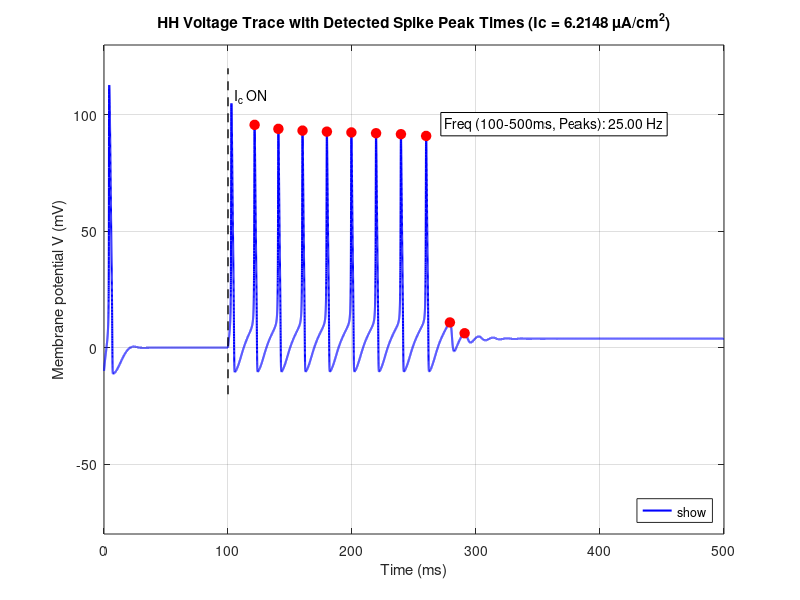

MATLAB code to generate this figure:
% Homework2: Problem1_b.m
% -------------------------------------------------------------------------
% Purpose:
% This script simulates the Hodgkin-Huxley model with a specific input
% current (Ic) and then implements methods to detect the precise timing (τ)
% of each action potential (spike). It compares two methods: peak detection
% and simple threshold crossing. Finally, it visualizes the detected spike
% times (using peak detection) on the voltage trace plot.
%
% Based on HW2Prob1_a_Verification.m
% -------------------------------------------------------------------------

clear; clc; close all; % start fresh

fprintf('--- Hodgkin-Huxley Spike Timing Detection Script ---\n');

%% === Model Parameters (Consistent with previous step) ===
g_max = [36, 120, 0.3];        % [gK_max, gNa_max, gLeak] (mS/cm^2)
E_rev = [-12, 115, 10.613];    % [EK, ENa, ELeak] (mV)
Cm = 1.0;                      % Membrane Capacitance (uF/cm^2)
gK_max = g_max(1); gNa_max = g_max(2); gLeak = g_max(3);
EK = E_rev(1); ENa = E_rev(2); ELeak = E_rev(3);

%% === Simulation Setup ===
dt = 0.01;                     % Simulation time step (ms)
t_start = 0;                   % Simulation start time (ms)
t_end = 500;                   % Simulation end time (ms)
time_vector = t_start:dt:t_end;% Vector of time points
stim_onset_time = 100;         % Stimulus onset time (ms)
stim_duration_sec = (t_end - stim_onset_time) / 1000; % Duration for rate calc (s)

%% === Input Current (Use the value verified previously) ===
Ic_value = 6.2148;             % Input current amplitude (uA/cm^2) - Verified to give ~25Hz

fprintf('Using Input Current: Ic = %.4f uA/cm^2\n', Ic_value);
fprintf('Simulation Time Span: [%.1f, %.1f] ms\n', t_start, t_end);
fprintf('Stimulus Applied From: %.1f ms onwards\n', stim_onset_time);
fprintf('--------------------------------------------------\n');

%% === Initial Neuron State ===
membrane_potential = -10.0;      % Initial V (mV)
gating_vars = [0, 0, 1];         % Initial [n, m, h]

%% === Simulation Data Storage ===
voltage_trace = zeros(size(time_vector)); % Array to store V(t)
time_index = 1;

%% === Run the Simulation ===
fprintf('Simulation running...\n');
tic; % Start timer

% Loop through each time step
for current_time = time_vector

    % --- 1. Determine External Input Current ---
    if current_time >= stim_onset_time
        external_current = Ic_value;
    else
        external_current = 0;
    end

    % --- 2. Calculate gating variable rate constants (alpha & beta) ---
    V = membrane_potential;
    alpha_rates = zeros(1,3); beta_rates = zeros(1,3);

    % Rate constants for n (K activation) - Handle V=10 singularity
    if abs(V - 10) < 1e-7, alpha_rates(1) = 0.1; else, alpha_rates(1) = (10-V) / (100 * (exp((10-V)/10) - 1)); end
    beta_rates(1) = 0.125 * exp(-V/80);

    % Rate constants for m (Na activation) - Handle V=25 singularity
    if abs(V - 25) < 1e-7, alpha_rates(2) = 1.0; else, alpha_rates(2) = (25-V) / (10 * (exp((25-V)/10) - 1)); end
    beta_rates(2) = 4 * exp(-V/18);

    % Rate constants for h (Na inactivation)
    alpha_rates(3) = 0.07 * exp(-V/20);
    beta_rates(3) = 1 / (exp((30-V)/10) + 1);

    % --- 3. Update Gating Variables (Exponential Euler) ---
    tau_gates = 1.0 ./ (alpha_rates + beta_rates + eps);
    x_inf_gates = alpha_rates .* tau_gates;
    gating_vars = gating_vars .* (1 - dt ./ tau_gates) + x_inf_gates .* (dt ./ tau_gates);
    gating_vars = max(0, min(1, gating_vars)); % Clamp [0, 1]
    n = gating_vars(1); m = gating_vars(2); h = gating_vars(3);

    % --- 4. Calculate Ionic Conductances ---
    gK = gK_max * n^4; gNa = gNa_max * m^3 * h; gL = gLeak;
    conductances = [gK, gNa, gL];

    % --- 5. Calculate Ionic Currents ---
    ionic_currents = conductances .* (V - E_rev); % [IK, INa, IL]

    % --- 6. Update Membrane Potential (Forward Euler) ---
    dV = (external_current - sum(ionic_currents)) / Cm;
    membrane_potential = V + dt * dV;

    % --- 7. Record Data ---
    voltage_trace(time_index) = membrane_potential;
    time_index = time_index + 1;

end % End simulation loop
simulation_duration = toc;
fprintf('Simulation finished in %.2f seconds.\n', simulation_duration);
fprintf('--------------------------------------------------\n');

%% === Spike Timing Detection ===
% Now that we have the full voltage_trace, we can analyze it to find spike times.

fprintf('Detecting spike times...\n');

% --- Method 1: Peak Detection (Our primary method) ---
% Definition: Spike time τ is the time when the voltage reaches its maximum
% value during an action potential.
% Approach:
% 1. Find upward crossings of a voltage threshold.
% 2. After a crossing, find the maximum voltage value before the voltage
%    starts significantly decreasing (e.g., drops below threshold or peak is passed).
% 3. Record the time corresponding to that maximum voltage.
% 4. Implement a refractory mechanism to avoid detecting the same spike multiple times.

spike_times_peak = [];       % Array to store spike times found by peak method
spike_indices_peak = [];     % Array to store corresponding indices
peak_voltages = [];          % Store the peak voltage values
spike_detection_threshold = 0; % Use 0 mV threshold
in_spike_peak = false;       % State flag: Are we currently above threshold looking for a peak?
current_peak_V = -Inf;       % Voltage of the peak found so far within the current spike
current_peak_idx = -1;       % Index of the peak found so far

% Find the index corresponding to the stimulus onset time
stim_onset_index = find(time_vector >= stim_onset_time, 1);

% Iterate through the voltage trace *after* stimulus onset
for i = stim_onset_index:length(voltage_trace)
    V_now = voltage_trace(i);
    V_prev = voltage_trace(i-1); % Need voltage from the previous step

    % Detect upward threshold crossing *if not already looking for a peak*
    if ~in_spike_peak && V_prev < spike_detection_threshold && V_now >= spike_detection_threshold
        in_spike_peak = true;       % Start looking for the peak of this spike
        current_peak_V = V_now;     % Initialize peak search
        current_peak_idx = i;
    end

    % If we are looking for a peak
    if in_spike_peak
        % If current voltage is higher than the peak found so far, update the peak
        if V_now > current_peak_V
            current_peak_V = V_now;
            current_peak_idx = i;
        % If voltage starts dropping significantly after finding a potential peak
      
        % A simple check is if V starts decreasing after having crossed the threshold.
        elseif V_now < V_prev && current_peak_idx ~= -1 % Check V starts decreasing and we found a potential peak idx
            % We passed the peak. Record the time of the *maximum* voltage found.
            spike_indices_peak(end+1) = current_peak_idx;
            spike_times_peak(end+1) = time_vector(current_peak_idx);
            peak_voltages(end+1) = current_peak_V;

            % Reset for the next spike - must go below threshold before finding another
            in_spike_peak = false;
            current_peak_V = -Inf;
            current_peak_idx = -1;
        end
    end

     % A condition to reset if V drops below threshold even if peak wasn't formally declared
     % this handles cases where spike might not fully repolarize quickly
     if in_spike_peak && V_now < spike_detection_threshold
           % If we were tracking a peak, record it now as voltage dropped below threshold
           if current_peak_idx ~= -1
               spike_indices_peak(end+1) = current_peak_idx;
               spike_times_peak(end+1) = time_vector(current_peak_idx);
               peak_voltages(end+1) = current_peak_V;
           end
           % Reset state
           in_spike_peak = false;
           current_peak_V = -Inf;
           current_peak_idx = -1;
     end

end

fprintf(' -> Method 1 (Peak Detection): Found %d spikes.\n', length(spike_times_peak));
% Display the first few detected peak times
if ~isempty(spike_times_peak)
    fprintf('    Spike times (τ_peak): %.2f', spike_times_peak(1));
    for k=2:min(5, length(spike_times_peak)) % Print up to first 5
        fprintf(', %.2f', spike_times_peak(k));
    end
    if length(spike_times_peak) > 5, fprintf('...'); end
    fprintf(' ms\n');
end


% --- Method 2: Simple Threshold Crossing (Alternative for comparison) ---
% Definition: Spike time τ is the time when the voltage first crosses a
% specific threshold value in the upward direction.
% Approach:
% 1. Iterate through the voltage trace.
% 2. Detect when V(i-1) < threshold and V(i) >= threshold.
% 3. Record the time t(i).
% 4. Implement a simple refractory state: don't detect another crossing
%    until the voltage has dropped below the threshold again.

spike_times_threshold = [];  % Array to store spike times
below_threshold = true;      % State flag: Is the voltage currently below threshold?

% Iterate through the voltage trace *after* stimulus onset
for i = stim_onset_index:length(voltage_trace)
    V_now = voltage_trace(i);
    V_prev = voltage_trace(i-1);

    % Detect upward crossing only if we were previously below threshold
    if below_threshold && V_prev < spike_detection_threshold && V_now >= spike_detection_threshold
        spike_times_threshold(end+1) = time_vector(i); % Record time of crossing
        below_threshold = false; % Now we are above threshold, ignore further crossings
    end

    % Reset the flag when voltage drops below threshold again
    if ~below_threshold && V_now < spike_detection_threshold
        below_threshold = true; % Ready to detect the next spike crossing
    end
end
fprintf(' -> Method 2 (Threshold Crossing): Found %d spikes.\n', length(spike_times_threshold));
% Display the first few detected threshold times
if ~isempty(spike_times_threshold)
    fprintf('    Spike times (τ_thresh): %.2f', spike_times_threshold(1));
    for k=2:min(5, length(spike_times_threshold)) % Print up to first 5
        fprintf(', %.2f', spike_times_threshold(k));
    end
    if length(spike_times_threshold) > 5, fprintf('...'); end
    fprintf(' ms\n');
end


%% === Discussion: Comparison of Methods ===
fprintf('--------------------------------------------------\n');
fprintf('Discussion: Spike Timing Detection Methods\n');
fprintf('1. Peak Detection:\n');
fprintf('   - Pros: Defines spike time based on a clear physiological event (max depolarization).\n');
fprintf('           Less sensitive to the exact value of the detection threshold.\n');
fprintf('           Often considered a more accurate representation of the spike event time.\n');
fprintf('   - Cons: More computationally complex (requires post-simulation analysis and search).\n');
fprintf('           Requires careful logic to identify the peak correctly and avoid double counting.\n');
fprintf('2. Simple Threshold Crossing:\n');
fprintf('   - Pros: Very simple and computationally fast (can be done during simulation).\n');
fprintf('   - Cons: Highly sensitive to the chosen threshold value (different threshold -> different τ).\n');
fprintf('           The time doesn''t correspond to a unique physiological point, just the start of the upswing.\n');
fprintf('           More susceptible to noise if threshold is set too low.\n');
fprintf('Conclusion: Peak detection is generally preferred for precise spike timing analysis,\n');
fprintf('            while threshold crossing is simpler for basic spike counting or triggering events.\n');
fprintf('            Note that τ_peak will always occur slightly *after* τ_threshold for the same spike.\n');
fprintf('--------------------------------------------------\n');

%% === Plotting Results with Spike Timings (Using Peak Detection) ===

figure; % Create a new figure window
plot(time_vector, voltage_trace, 'b-', 'LineWidth', 1.5, 'DisplayName', 'V(t)'); % Plot voltage trace
hold on; % Keep the plot active

% Check if any spikes were detected by the peak method
if ~isempty(spike_times_peak)
    % Plot markers at the *peak* of each detected spike
    plot(spike_times_peak, peak_voltages, 'ro', ...
         'MarkerFaceColor', 'r', ...
         'MarkerSize', 7, ...
         'DisplayName', 'Spike Peak Time (τ_{peak})');
else
    fprintf('No spike peaks detected for plotting.\n');
end

% Add visual aids: stimulus onset line and frequency text
ylim_current = ylim; % Get y-axis limits after plotting V(t)
plot([stim_onset_time stim_onset_time], ylim_current, 'k--', 'LineWidth', 1, 'HandleVisibility', 'off'); % Dashed line for Ic ON
text(stim_onset_time + 5, ylim_current(2)*0.9, 'I_c ON', 'Color', 'k', 'FontSize', 10);

% Calculate frequency based on peak detection count for annotation
num_spikes_peak = length(spike_times_peak);
if stim_duration_sec > 0
    frequency_peak = num_spikes_peak / stim_duration_sec;
else
    frequency_peak = 0;
end
text_content = sprintf('Freq (%.0f-%.0fms, Peaks): %.2f Hz', stim_onset_time, t_end, frequency_peak);
text(time_vector(end)*0.55, ylim_current(2)*0.8, text_content, 'FontSize', 10, 'BackgroundColor', 'w', 'EdgeColor', 'k');

hold off; % Release the plot hold

% Add final plot details
xlabel('Time (ms)');
ylabel('Membrane potential V (mV)');
title_str = sprintf('HH Voltage Trace with Detected Spike Peak Times (Ic = %.4f µA/cm^2)', Ic_value);
title(title_str);
grid on;
legend('show', 'Location', 'SouthEast'); % Show legend
ylim([-80 130]); % Set consistent y-axis limits

fprintf('Plot generated showing V(t) and detected spike peak times.\n');